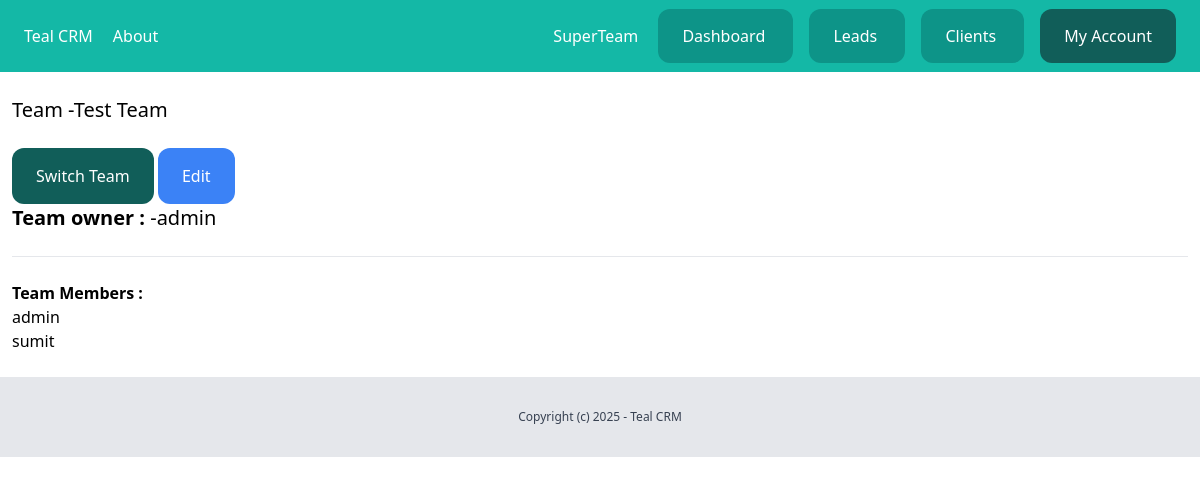
The page /dashboard/team/2/ (signed in) on the database as committed earlier.
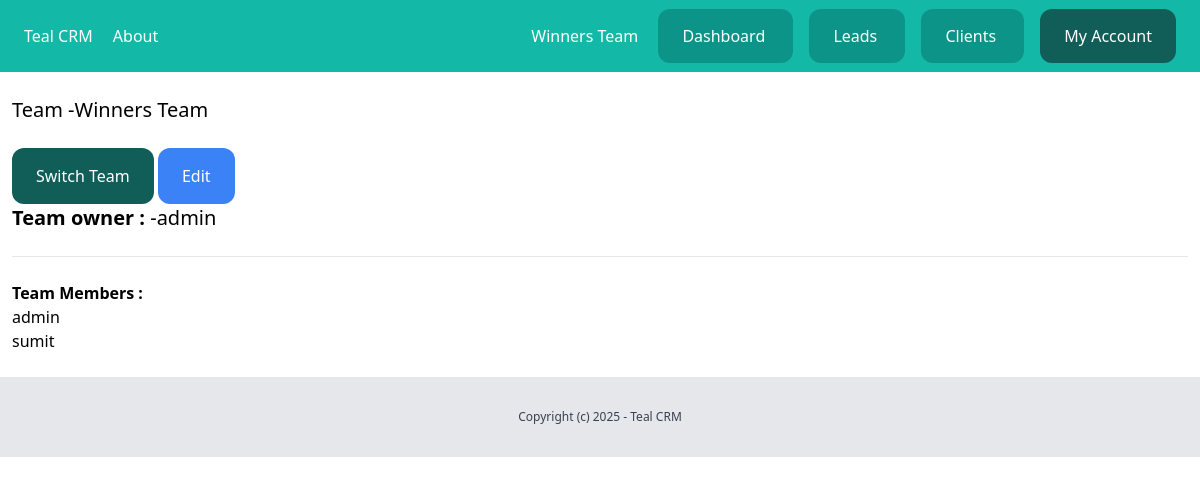
The same page on the database as committed later.
### team/models.py (models this page shows)
class Team(models.Model):
    plan = models.ForeignKey(Plan,related_name='teams',on_delete=models.CASCADE, null=True, blank=True)
    name = models.CharField(max_length=255)
    created_by = models.ForeignKey(User,related_name='created_teams' ,on_delete=models.CASCADE)
    created_at = models.DateTimeField(auto_now_add=True)
    members = models.ManyToManyField(User)
    def __str__(self):
        return self.name

### team/views.py (the view)
# urls.py: path('<int:pk>/', views.clients_detail, name='detail'),
@login_required
def detail(request,pk):
    team=get_object_or_404(Team,members__in=[request.user],pk=pk)
    return render(request, 'team/details.html',{'team':team})

### team/context_processors.py (called while the page is built)
def active_team(request):
    active_team = None  # Default to None
    if request.user.is_authenticated:
        user_profile = getattr(request.user, 'userprofile', None)  # Safely access userprofile
        if user_profile and user_profile.active_team:
            active_team = user_profile.active_team
        else:
            active_team = Team.objects.filter(created_by=request.user).first()
    return {'active_team': active_team}

### team/templates/team/details.html (shortened to what this page needs)
{% extends 'core/base.html' %}
{% block content %}
<div class="px-3 py-6">
    <h1 class="text-xl mb-6"> Team -{{team.name}}</h1>
    <a href="{% url 'team:list' %}" class="inline-block py-4 px-6 bg-teal-800 rounded-xl text-white">Switch Team</a>
    {% if team.created_by == request.user %}
    <a href="{% url 'team:edit' team.id %}"
    class="inline-block py-4 px-6 bg-blue-500 rounded-xl text-white">Edit</a>
    {% endif %}
    <h4 class="text-xl mb-3"><strong>Team owner :</strong> -{{team.created_by}}</h1>
        <hr class="my-6">
        <h2 class="font-semibold mt-3">Team Members :</h2>
        {% for member in team.members.all%}
        <p>{{member.username}}</p>
        {% endfor%}
</div>
{% endblock %}

### core/templates/core/partials/nav.html (shortened to what this page needs)
<nav class="px-6 py-6 bg-teal-500 flex justify-between">
    <div class="space-x-4">
        <a href="/" class="text-white">
            Teal CRM
        </a>
        <a href="{% url 'about' %}" class="text-white">
            About
        </a>
    </div>
    <div class="space-x-4">
        {% if request.user.is_authenticated %}
        <a href="{% url 'team:detail' active_team.id %}" class="text-white">
            {{active_team}}
        </a>
        <a href="{% url 'dashboard:index' %}" class="py-4 px-6 bg-teal-600 rounded-xl text-white">
            Dashboard
        </a>
        <a href="{% url 'leads:list' %}" class="py-4 px-6 bg-teal-600 rounded-xl text-white">
            Leads
        </a>
        <a href="{% url 'clients:list' %}" class="py-4 px-6 bg-teal-600 rounded-xl text-white">
            Clients
        </a>
        <a href="{% url 'userprofile:myaccount' %}" class="py-4 px-6 bg-teal-800 rounded-xl text-white">
            My Account
        </a>
        {% endif %}
    </div>
</nav>

Rows that differ between the two databases and show on the page:
no longer on this page (row edited): Team: name "SuperTeam"
changed Team "admin": name "Test Team" → "Winners Team"
Other text that changed with them:
{{ active_team }}: "SuperTeam" → "Winners Team"
